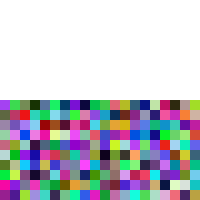
Frame 1 (no input)
Frame 60 (the mouse pressed at the canvas centre just before this capture): identical to frame 1, image omitted
Frame 120 (the mouse held since frame 60 and released just before this capture): identical to frame 1, image omitted

The Processing sketch that drew this single still picture (run headless with seeded random() and noise(); from frame 60 on, the mouse is pressed at the canvas centre):

// Processing sketch: Drill_one
// ── Drill_one.pde
int num = 200;
Soil [] soils = new Soil[num] ;//オブジェクト宣言



void setup(){
  
  size(200,200);
  background(255);
 // frameRate(60);
  int i;

  for(i = 0; i < num; i++){

      //soil_set20(i);
      soil_set10(i);
 
}
}

void soil_set20(int i){

  soils[i] = new Soil((i % 10) * 20, 100 + ((i  / 10) * 20), 20, 20);
  
  
}

void soil_set10(int i){

  soils[i] = new Soil((i % 20) * 10, 100 + ((i  / 20) * 10), 10, 10);
  
  
}
    


void draw(){
  int i;
  
   for(i = 0; i < num; i++){
        soils[i].display();
   
        
  }
  

}

// ── Class.pde
class Soil{
  color  c1;
  float x, y, haba, taka;
  
  
  
  Soil(float x_value,float y_value,float haba_value, float taka_value) {
    
    x = x_value;
    y = y_value;
    haba = haba_value;
    taka  = taka_value;
    c1 = color(random(255),random(255),random(255));
    
  }
     
  
  void soil_set(){
     
  }
  
  void display(){
    fill(c1);
    noStroke();
    rect(x, y, haba,taka);  
}
}
